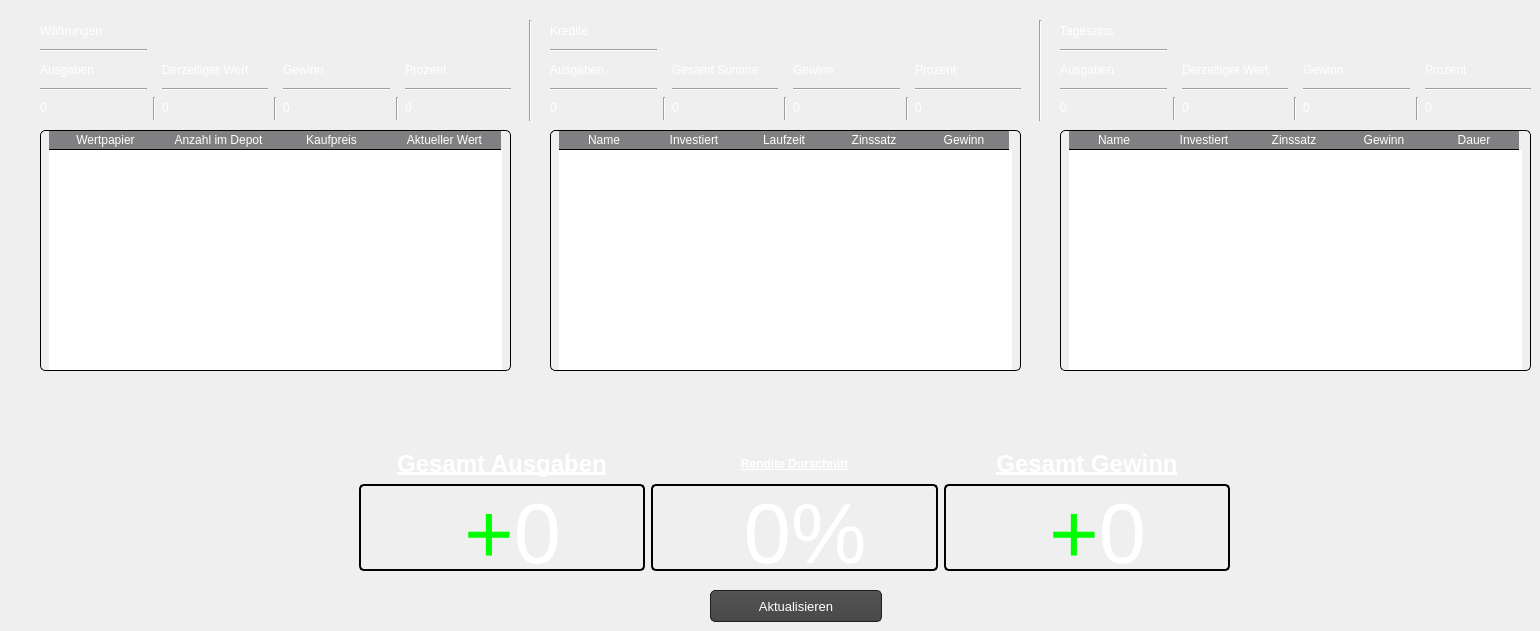
    <widget class="QWidget" name="tab">
     <attribute name="title">
      <string>Übersicht</string>
     </attribute>
     <widget class="QWidget" name="gridLayoutWidget">
      <property name="geometry">
       <rect>
        <x>40</x>
        <y>20</y>
        <width>471</width>
        <height>100</height>
       </rect>
      </property>
      <layout class="QGridLayout" name="gridLayout">
       <item row="2" column="2">
        <widget class="QLabel" name="label_2">
         <property name="text">
          <string>&lt;html&gt;&lt;head/&gt;&lt;body&gt;&lt;p&gt;&lt;span style=&quot; color:#ffffff;&quot;&gt;Derzeitiger Wert&lt;/span&gt;&lt;/p&gt;&lt;/body&gt;&lt;/html&gt;</string>
         </property>
        </widget>
       </item>
       <item row="4" column="3">
        <widget class="Line" name="line_5">
         <property name="orientation">
          <enum>Qt::Vertical</enum>
         </property>
        </widget>
       </item>
       <item row="2" column="0">
        <widget class="QLabel" name="label">
         <property name="text">
          <string>&lt;html&gt;&lt;head/&gt;&lt;body&gt;&lt;p&gt;&lt;span style=&quot; color:#ffffff;&quot;&gt;Ausgaben&lt;/span&gt;&lt;/p&gt;&lt;/body&gt;&lt;/html&gt;</string>
         </property>
        </widget>
       </item>
       <item row="4" column="1">
        <widget class="Line" name="line_4">
         <property name="orientation">
          <enum>Qt::Vertical</enum>
         </property>
        </widget>
       </item>
       <item row="3" column="6">
        <widget class="Line" name="line_21">
         <property name="orientation">
          <enum>Qt::Horizontal</enum>
         </property>
        </widget>
       </item>
       <item row="3" column="2">
        <widget class="Line" name="line_2">
         <property name="orientation">
          <enum>Qt::Horizontal</enum>
         </property>
        </widget>
       </item>
       <item row="4" column="2">
        <widget class="QLabel" name="besitz">
         <property name="text">
          <string>&lt;html&gt;&lt;head/&gt;&lt;body&gt;&lt;p&gt;&lt;span style=&quot; color:#ffffff;&quot;&gt;0&lt;/span&gt;&lt;/p&gt;&lt;/body&gt;&lt;/html&gt;</string>
         </property>
        </widget>
       </item>
       <item row="2" column="4">
        <widget class="QLabel" name="label_3">
         <property name="text">
          <string>&lt;html&gt;&lt;head/&gt;&lt;body&gt;&lt;p&gt;&lt;span style=&quot; color:#ffffff;&quot;&gt;Gewinn&lt;/span&gt;&lt;/p&gt;&lt;/body&gt;&lt;/html&gt;</string>
         </property>
        </widget>
       </item>
       <item row="3" column="0">
        <widget class="Line" name="line">
         <property name="orientation">
          <enum>Qt::Horizontal</enum>
         </property>
        </widget>
       </item>
       <item row="4" column="4">
        <widget class="QLabel" name="gewinn">
         <property name="text">
          <string>&lt;html&gt;&lt;head/&gt;&lt;body&gt;&lt;p&gt;&lt;span style=&quot; color:#ffffff;&quot;&gt;0&lt;/span&gt;&lt;/p&gt;&lt;/body&gt;&lt;/html&gt;</string>
         </property>
        </widget>
       </item>
       <item row="0" column="0">
        <widget class="QLabel" name="label_9">
         <property name="text">
          <string>&lt;html&gt;&lt;head/&gt;&lt;body&gt;&lt;p&gt;&lt;span style=&quot; color:#ffffff;&quot;&gt;Währungen&lt;/span&gt;&lt;/p&gt;&lt;/body&gt;&lt;/html&gt;</string>
         </property>
        </widget>
       </item>
       <item row="1" column="0">
        <widget class="Line" name="line_6">
         <property name="orientation">
          <enum>Qt::Horizontal</enum>
         </property>
        </widget>
       </item>
       <item row="4" column="6">
        <widget class="QLabel" name="prozent">
         <property name="text">
          <string>&lt;html&gt;&lt;head/&gt;&lt;body&gt;&lt;p&gt;&lt;span style=&quot; color:#ffffff;&quot;&gt;0&lt;/span&gt;&lt;/p&gt;&lt;/body&gt;&lt;/html&gt;</string>
         </property>
        </widget>
       </item>
       <item row="4" column="0">
        <widget class="QLabel" name="ausgaben">
         <property name="text">
          <string>&lt;html&gt;&lt;head/&gt;&lt;body&gt;&lt;p&gt;&lt;span style=&quot; color:#ffffff;&quot;&gt;0&lt;/span&gt;&lt;/p&gt;&lt;/body&gt;&lt;/html&gt;</string>
         </property>
        </widget>
       </item>
       <item row="3" column="4">
        <widget class="Line" name="line_3">
         <property name="orientation">
          <enum>Qt::Horizontal</enum>
         </property>
        </widget>
       </item>
       <item row="2" column="6">
        <widget class="QLabel" name="label_32">
         <property name="text">
          <string>&lt;html&gt;&lt;head/&gt;&lt;body&gt;&lt;p&gt;&lt;span style=&quot; color:#ffffff;&quot;&gt;Prozent&lt;/span&gt;&lt;/p&gt;&lt;/body&gt;&lt;/html&gt;</string>
         </property>
        </widget>
       </item>
       <item row="4" column="5">
        <widget class="Line" name="line_22">
         <property name="orientation">
          <enum>Qt::Vertical</enum>
         </property>
        </widget>
       </item>
      </layout>
     </widget>
     <widget class="QTableWidget" name="invest_uebersicht">
      <property name="geometry">
       <rect>
        <x>40</x>
        <y>130</y>
        <width>471</width>
        <height>241</height>
       </rect>
      </property>
      <property name="styleSheet">
       <string notr="true">QTableView {
border: 1px solid black;
border-radius: 5px;
padding: 0 8px;
font-size: 13px;
color: white;
gridline-color: #807F81;

}
QHeaderView::section{
border-style: none;
Color: white;
gridline-color: #807F81;
background-color: #807F81;
border-bottom: 1px solid black;
}
QTableView::item{


border-bottom : 1px solid black;
gridline-color: #807F81;
}</string>
      </property>
      <property name="horizontalScrollBarPolicy">
       <enum>Qt::ScrollBarAlwaysOff</enum>
      </property>
      <attribute name="horizontalHeaderCascadingSectionResizes">
       <bool>true</bool>
      </attribute>
      <attribute name="horizontalHeaderDefaultSectionSize">
       <number>113</number>
      </attribute>
      <attribute name="verticalHeaderVisible">
       <bool>false</bool>
      </attribute>
      <column>
       <property name="text">
        <string>Wertpapier</string>
       </property>
      </column>
      <column>
       <property name="text">
        <string>Anzahl im Depot</string>
       </property>
      </column>
      <column>
       <property name="text">
        <string>Kaufpreis</string>
       </property>
      </column>
      <column>
       <property name="text">
        <string>Aktueller Wert</string>
       </property>
      </column>
     </widget>
     <widget class="QWidget" name="gridLayoutWidget_3">
      <property name="geometry">
       <rect>
        <x>550</x>
        <y>20</y>
        <width>471</width>
        <height>100</height>
       </rect>
      </property>
      <layout class="QGridLayout" name="gridLayout_3">
       <item row="3" column="4">
        <widget class="Line" name="line_10">
         <property name="orientation">
          <enum>Qt::Horizontal</enum>
         </property>
        </widget>
       </item>
       <item row="1" column="0">
        <widget class="Line" name="line_7">
         <property name="orientation">
          <enum>Qt::Horizontal</enum>
         </property>
        </widget>
       </item>
       <item row="4" column="6">
        <widget class="QLabel" name="prozent_kredit">
         <property name="text">
          <string>&lt;html&gt;&lt;head/&gt;&lt;body&gt;&lt;p&gt;&lt;span style=&quot; color:#ffffff;&quot;&gt;0&lt;/span&gt;&lt;/p&gt;&lt;/body&gt;&lt;/html&gt;</string>
         </property>
        </widget>
       </item>
       <item row="4" column="1">
        <widget class="Line" name="line_11">
         <property name="orientation">
          <enum>Qt::Vertical</enum>
         </property>
        </widget>
       </item>
       <item row="3" column="2">
        <widget class="Line" name="line_9">
         <property name="orientation">
          <enum>Qt::Horizontal</enum>
         </property>
        </widget>
       </item>
       <item row="3" column="0">
        <widget class="Line" name="line_8">
         <property name="orientation">
          <enum>Qt::Horizontal</enum>
         </property>
        </widget>
       </item>
       <item row="4" column="2">
        <widget class="QLabel" name="summe_kredit">
         <property name="text">
          <string>&lt;html&gt;&lt;head/&gt;&lt;body&gt;&lt;p&gt;&lt;span style=&quot; color:#ffffff;&quot;&gt;0&lt;/span&gt;&lt;/p&gt;&lt;/body&gt;&lt;/html&gt;</string>
         </property>
        </widget>
       </item>
       <item row="4" column="4">
        <widget class="QLabel" name="gewinn_kredit">
         <property name="text">
          <string>&lt;html&gt;&lt;head/&gt;&lt;body&gt;&lt;p&gt;&lt;span style=&quot; color:#ffffff;&quot;&gt;0&lt;/span&gt;&lt;/p&gt;&lt;/body&gt;&lt;/html&gt;</string>
         </property>
        </widget>
       </item>
       <item row="2" column="2">
        <widget class="QLabel" name="label_12">
         <property name="text">
          <string>&lt;html&gt;&lt;head/&gt;&lt;body&gt;&lt;p&gt;&lt;span style=&quot; color:#ffffff;&quot;&gt;Gesamt Summe&lt;/span&gt;&lt;/p&gt;&lt;/body&gt;&lt;/html&gt;</string>
         </property>
        </widget>
       </item>
       <item row="4" column="0">
        <widget class="QLabel" name="ausgaben_kredit">
         <property name="text">
          <string>&lt;html&gt;&lt;head/&gt;&lt;body&gt;&lt;p&gt;&lt;span style=&quot; color:#ffffff;&quot;&gt;0&lt;/span&gt;&lt;/p&gt;&lt;/body&gt;&lt;/html&gt;</string>
         </property>
        </widget>
       </item>
       <item row="2" column="6">
        <widget class="QLabel" name="label_34">
         <property name="text">
          <string>&lt;html&gt;&lt;head/&gt;&lt;body&gt;&lt;p&gt;&lt;span style=&quot; color:#ffffff;&quot;&gt;Prozent&lt;/span&gt;&lt;/p&gt;&lt;/body&gt;&lt;/html&gt;</string>
         </property>
        </widget>
       </item>
       <item row="0" column="0">
        <widget class="QLabel" name="label_10">
         <property name="text">
          <string>&lt;html&gt;&lt;head/&gt;&lt;body&gt;&lt;p&gt;&lt;span style=&quot; color:#ffffff;&quot;&gt;Kredite&lt;/span&gt;&lt;/p&gt;&lt;/body&gt;&lt;/html&gt;</string>
         </property>
        </widget>
       </item>
       <item row="2" column="0">
        <widget class="QLabel" name="label_11">
         <property name="text">
          <string>&lt;html&gt;&lt;head/&gt;&lt;body&gt;&lt;p&gt;&lt;span style=&quot; color:#ffffff;&quot;&gt;Ausgaben&lt;/span&gt;&lt;/p&gt;&lt;/body&gt;&lt;/html&gt;</string>
         </property>
        </widget>
       </item>
       <item row="2" column="4">
        <widget class="QLabel" name="label_13">
         <property name="text">
          <string>&lt;html&gt;&lt;head/&gt;&lt;body&gt;&lt;p&gt;&lt;span style=&quot; color:#ffffff;&quot;&gt;Gewinn&lt;/span&gt;&lt;/p&gt;&lt;/body&gt;&lt;/html&gt;</string>
         </property>
        </widget>
       </item>
       <item row="4" column="3">
        <widget class="Line" name="line_12">
         <property name="orientation">
          <enum>Qt::Vertical</enum>
         </property>
        </widget>
       </item>
       <item row="4" column="5">
        <widget class="Line" name="line_23">
         <property name="orientation">
          <enum>Qt::Vertical</enum>
         </property>
        </widget>
       </item>
       <item row="3" column="6">
        <widget class="Line" name="line_25">
         <property name="orientation">
          <enum>Qt::Horizontal</enum>
         </property>
        </widget>
       </item>
      </layout>
     </widget>
     <widget class="QWidget" name="gridLayoutWidget_6">
      <property name="geometry">
       <rect>
        <x>1060</x>
        <y>20</y>
        <width>471</width>
        <height>100</height>
       </rect>
      </property>
      <layout class="QGridLayout" name="gridLayout_6">
       <item row="4" column="6">
        <widget class="QLabel" name="tages_prozent">
         <property name="text">
          <string>&lt;html&gt;&lt;head/&gt;&lt;body&gt;&lt;p&gt;&lt;span style=&quot; color:#ffffff;&quot;&gt;0&lt;/span&gt;&lt;/p&gt;&lt;/body&gt;&lt;/html&gt;</string>
         </property>
        </widget>
       </item>
       <item row="3" column="0">
        <widget class="Line" name="line_13">
         <property name="orientation">
          <enum>Qt::Horizontal</enum>
         </property>
        </widget>
       </item>
       <item row="4" column="0">
        <widget class="QLabel" name="tages_ausgaben">
         <property name="text">
          <string>&lt;html&gt;&lt;head/&gt;&lt;body&gt;&lt;p&gt;&lt;span style=&quot; color:#ffffff;&quot;&gt;0&lt;/span&gt;&lt;/p&gt;&lt;/body&gt;&lt;/html&gt;</string>
         </property>
        </widget>
       </item>
       <item row="4" column="2">
        <widget class="QLabel" name="tages_hoehe">
         <property name="text">
          <string>&lt;html&gt;&lt;head/&gt;&lt;body&gt;&lt;p&gt;&lt;span style=&quot; color:#ffffff;&quot;&gt;0&lt;/span&gt;&lt;/p&gt;&lt;/body&gt;&lt;/html&gt;</string>
         </property>
        </widget>
       </item>
       <item row="2" column="2">
        <widget class="QLabel" name="label_27">
         <property name="text">
          <string>&lt;html&gt;&lt;head/&gt;&lt;body&gt;&lt;p&gt;&lt;span style=&quot; color:#ffffff;&quot;&gt;Derzeitiger Wert&lt;/span&gt;&lt;/p&gt;&lt;/body&gt;&lt;/html&gt;</string>
         </property>
        </widget>
       </item>
       <item row="4" column="1">
        <widget class="Line" name="line_16">
         <property name="orientation">
          <enum>Qt::Vertical</enum>
         </property>
        </widget>
       </item>
       <item row="2" column="4">
        <widget class="QLabel" name="label_26">
         <property name="text">
          <string>&lt;html&gt;&lt;head/&gt;&lt;body&gt;&lt;p&gt;&lt;span style=&quot; color:#ffffff;&quot;&gt;Gewinn&lt;/span&gt;&lt;/p&gt;&lt;/body&gt;&lt;/html&gt;</string>
         </property>
        </widget>
       </item>
       <item row="2" column="6">
        <widget class="QLabel" name="label_36">
         <property name="text">
          <string>&lt;html&gt;&lt;head/&gt;&lt;body&gt;&lt;p&gt;&lt;span style=&quot; color:#ffffff;&quot;&gt;Prozent&lt;/span&gt;&lt;/p&gt;&lt;/body&gt;&lt;/html&gt;</string>
         </property>
        </widget>
       </item>
       <item row="4" column="3">
        <widget class="Line" name="line_17">
         <property name="orientation">
          <enum>Qt::Vertical</enum>
         </property>
        </widget>
       </item>
       <item row="4" column="4">
        <widget class="QLabel" name="tages_gewinn">
         <property name="text">
          <string>&lt;html&gt;&lt;head/&gt;&lt;body&gt;&lt;p&gt;&lt;span style=&quot; color:#ffffff;&quot;&gt;0&lt;/span&gt;&lt;/p&gt;&lt;/body&gt;&lt;/html&gt;</string>
         </property>
        </widget>
       </item>
       <item row="2" column="0">
        <widget class="QLabel" name="label_28">
         <property name="text">
          <string>&lt;html&gt;&lt;head/&gt;&lt;body&gt;&lt;p&gt;&lt;span style=&quot; color:#ffffff;&quot;&gt;Ausgaben&lt;/span&gt;&lt;/p&gt;&lt;/body&gt;&lt;/html&gt;</string>
         </property>
        </widget>
       </item>
       <item row="0" column="0">
        <widget class="QLabel" name="label_29">
         <property name="text">
          <string>&lt;html&gt;&lt;head/&gt;&lt;body&gt;&lt;p&gt;&lt;span style=&quot; color:#ffffff;&quot;&gt;Tageszins&lt;/span&gt;&lt;/p&gt;&lt;/body&gt;&lt;/html&gt;</string>
         </property>
        </widget>
       </item>
       <item row="3" column="4">
        <widget class="Line" name="line_14">
         <property name="orientation">
          <enum>Qt::Horizontal</enum>
         </property>
        </widget>
       </item>
       <item row="3" column="2">
        <widget class="Line" name="line_15">
         <property name="orientation">
          <enum>Qt::Horizontal</enum>
         </property>
        </widget>
       </item>
       <item row="1" column="0">
        <widget class="Line" name="line_18">
         <property name="orientation">
          <enum>Qt::Horizontal</enum>
         </property>
        </widget>
       </item>
       <item row="4" column="5">
        <widget class="Line" name="line_24">
         <property name="orientation">
          <enum>Qt::Vertical</enum>
         </property>
        </widget>
       </item>
       <item row="3" column="6">
        <widget class="Line" name="line_26">
         <property name="orientation">
          <enum>Qt::Horizontal</enum>
         </property>
        </widget>
       </item>
      </layout>
     </widget>
     <widget class="Line" name="line_19">
      <property name="geometry">
       <rect>
        <x>520</x>
        <y>20</y>
        <width>20</width>
        <height>101</height>
       </rect>
      </property>
      <property name="orientation">
       <enum>Qt::Vertical</enum>
      </property>
     </widget>
     <widget class="Line" name="line_20">
      <property name="geometry">
       <rect>
        <x>1030</x>
        <y>20</y>
        <width>20</width>
        <height>101</height>
       </rect>
      </property>
      <property name="orientation">
       <enum>Qt::Vertical</enum>
      </property>
     </widget>
     <widget class="QTableWidget" name="kredit_uebersicht">
      <property name="geometry">
       <rect>
        <x>550</x>
        <y>130</y>
        <width>471</width>
        <height>241</height>
       </rect>
      </property>
      <property name="styleSheet">
       <string notr="true">QTableView {
border: 1px solid black;
border-radius: 5px;
padding: 0 8px;
font-size: 13px;
color: white;
gridline-color: #807F81;

}
QHeaderView::section{
border-style: none;
Color: white;
gridline-color: #807F81;
background-color: #807F81;
border-bottom: 1px solid black;
}
QTableView::item{


border-bottom : 1px solid black;
gridline-color: #807F81;
}</string>
      </property>
      <property name="horizontalScrollBarPolicy">
       <enum>Qt::ScrollBarAlwaysOff</enum>
      </property>
      <attribute name="horizontalHeaderDefaultSectionSize">
       <number>90</number>
      </attribute>
      <attribute name="verticalHeaderVisible">
       <bool>false</bool>
      </attribute>
      <column>
       <property name="text">
        <string>Name</string>
       </property>
      </column>
      <column>
       <property name="text">
        <string>Investiert</string>
       </property>
      </column>
      <column>
       <property name="text">
        <string>Laufzeit</string>
       </property>
      </column>
      <column>
       <property name="text">
        <string>Zinssatz</string>
       </property>
      </column>
      <column>
       <property name="text">
        <string>Gewinn</string>
       </property>
      </column>
     </widget>
     <widget class="QTableWidget" name="tages_uebersicht">
      <property name="geometry">
       <rect>
        <x>1060</x>
        <y>130</y>
        <width>471</width>
        <height>241</height>
       </rect>
      </property>
      <property name="styleSheet">
       <string notr="true">QTableView {
border: 1px solid black;
border-radius: 5px;
padding: 0 8px;
font-size: 13px;
color: white;
gridline-color: #807F81;

}
QHeaderView::section{
border-style: none;
Color: white;
gridline-color: #807F81;
background-color: #807F81;
border-bottom: 1px solid black;
}
QTableView::item{


border-bottom : 1px solid black;
gridline-color: #807F81;
}</string>
      </property>
      <property name="horizontalScrollBarPolicy">
       <enum>Qt::ScrollBarAlwaysOff</enum>
      </property>
      <attribute name="horizontalHeaderDefaultSectionSize">
       <number>90</number>
      </attribute>
      <attribute name="verticalHeaderVisible">
       <bool>false</bool>
      </attribute>
      <column>
       <property name="text">
        <string>Name</string>
       </property>
      </column>
      <column>
       <property name="text">
        <string>Investiert</string>
       </property>
      </column>
      <column>
       <property name="text">
        <string>Zinssatz</string>
       </property>
      </column>
      <column>
       <property name="text">
        <string>Gewinn</string>
       </property>
      </column>
      <column>
       <property name="text">
        <string>Dauer</string>
       </property>
      </column>
     </widget>
     <widget class="QPushButton" name="aktualisieren">
      <property name="geometry">
       <rect>
        <x>710</x>
        <y>590</y>
        <width>172</width>
        <height>32</height>
       </rect>
      </property>
      <property name="styleSheet">
       <string notr="true">QPushButton{
   background-color: QLinearGradient( x1: 0, y1: 0, x2: 0, y2: 1, stop: 0 #565656, stop: 0.1 #525252, stop: 0.5 #4e4e4e, stop: 0.9 #4a4a4a, stop: 1 #464646);
  	border-style: solid;
    border: 1px solid #1e1e1e;
    border-radius: 5;
    padding: 1px 0px 1px 20px;
    font: 13px;
    min-width: 10em;
    padding: 5px;
	color: white;
}
QPushButton:hover{
	background-color: QLinearGradient( x1: 0, y1: 0, x2: 0, y2: 1, stop: 0 #565656, stop: 0.1 #525252, stop: 0.5 #4e4e4e, stop: 0.9 #4a4a4a, stop: 1 #464646);
  	border-style: solid;
    border: 1px solid rgb(59, 204, 179);
    border-radius: 5;
    padding: 1px 0px 1px 20px;
    font: 13px;
    min-width: 10em;
    padding: 5px;
	color: white;
}
QPushButton:pressed {
background-color: rgb(130, 152, 152);
  	border-style: solid;
    border: 1px solid #1EFFFF;
    border-radius: 5;
    padding: 1px 0px 1px 20px;
    font: 13px;
    min-width: 10em;
    padding: 5px;
	color: white;

}</string>
      </property>
      <property name="text">
       <string>Aktualisieren</string>
      </property>
     </widget>
     <widget class="QWidget" name="gridLayoutWidget_7">
      <property name="geometry">
       <rect>
        <x>359</x>
        <y>450</y>
        <width>871</width>
        <height>121</height>
       </rect>
      </property>
      <layout class="QGridLayout" name="gridLayout_7">
       <item row="1" column="0">
        <widget class="QLabel" name="gesamt_ausgaben">
         <property name="styleSheet">
          <string notr="true">color:#ffffff; font-size:64pt; border: 2px solid black; border-radius: 5px; align= center</string>
         </property>
         <property name="text">
          <string>&lt;html&gt;&lt;head/&gt;&lt;body&gt;&lt;p align=&quot;center&quot;&gt;&lt;span style=&quot; font-size:64pt; color:#00ff00;&quot;&gt;+&lt;/span&gt;&lt;span style=&quot; font-size:64pt; color:#ffffff;&quot;&gt;0&lt;/span&gt;&lt;/p&gt;&lt;/body&gt;&lt;/html&gt;</string>
         </property>
        </widget>
       </item>
       <item row="0" column="1">
        <widget class="QLabel" name="label_33">
         <property name="text">
          <string>&lt;html&gt;&lt;head/&gt;&lt;body&gt;&lt;p align=&quot;center&quot;&gt;&lt;span style=&quot; font-weight:600; text-decoration: underline; color:#ffffff;&quot;&gt;Rendite Durschnitt&lt;/span&gt;&lt;/p&gt;&lt;/body&gt;&lt;/html&gt;</string>
         </property>
        </widget>
       </item>
       <item row="1" column="1">
        <widget class="QLabel" name="gesamt_prozent">
         <property name="styleSheet">
          <string notr="true">color:#ffffff; font-size:64pt; border: 2px solid black; border-radius: 5px; align= center</string>
         </property>
         <property name="text">
          <string>&lt;html&gt;&lt;head/&gt;&lt;body&gt;&lt;p align=&quot;center&quot;&gt;&lt;span style=&quot; font-size:64pt; color:#ffffff;&quot;&gt;0%&lt;/span&gt;&lt;/p&gt;&lt;/body&gt;&lt;/html&gt;</string>
         </property>
        </widget>
       </item>
       <item row="0" column="0">
        <widget class="QLabel" name="label_31">
         <property name="text">
          <string>&lt;html&gt;&lt;head/&gt;&lt;body&gt;&lt;p align=&quot;center&quot;&gt;&lt;span style=&quot; font-size:18pt; font-weight:600; text-decoration: underline; color:#ffffff;&quot;&gt;Gesamt Ausgaben&lt;/span&gt;&lt;/p&gt;&lt;/body&gt;&lt;/html&gt;</string>
         </property>
        </widget>
       </item>
       <item row="0" column="2">
        <widget class="QLabel" name="label_30">
         <property name="text">
          <string>&lt;html&gt;&lt;head/&gt;&lt;body&gt;&lt;p align=&quot;center&quot;&gt;&lt;span style=&quot; font-size:18pt; font-weight:600; text-decoration: underline; color:#ffffff;&quot;&gt;Gesamt Gewinn&lt;/span&gt;&lt;/p&gt;&lt;/body&gt;&lt;/html&gt;</string>
         </property>
        </widget>
       </item>
       <item row="1" column="2">
        <widget class="QLabel" name="gesamt_gewinn">
         <property name="styleSheet">
          <string notr="true">color:#ffffff; font-size:64pt; border: 2px solid black; border-radius: 5px; align= center</string>
         </property>
         <property name="text">
          <string>&lt;html&gt;&lt;head/&gt;&lt;body&gt;&lt;p align=&quot;center&quot;&gt;&lt;span style=&quot; font-size:64pt; color:#00ff00;&quot;&gt;+&lt;/span&gt;&lt;span style=&quot; font-size:64pt; color:#ffffff;&quot;&gt;0&lt;/span&gt;&lt;/p&gt;&lt;/body&gt;&lt;/html&gt;</string>
         </property>
        </widget>
       </item>
      </layout>
     </widget>
    </widget>
